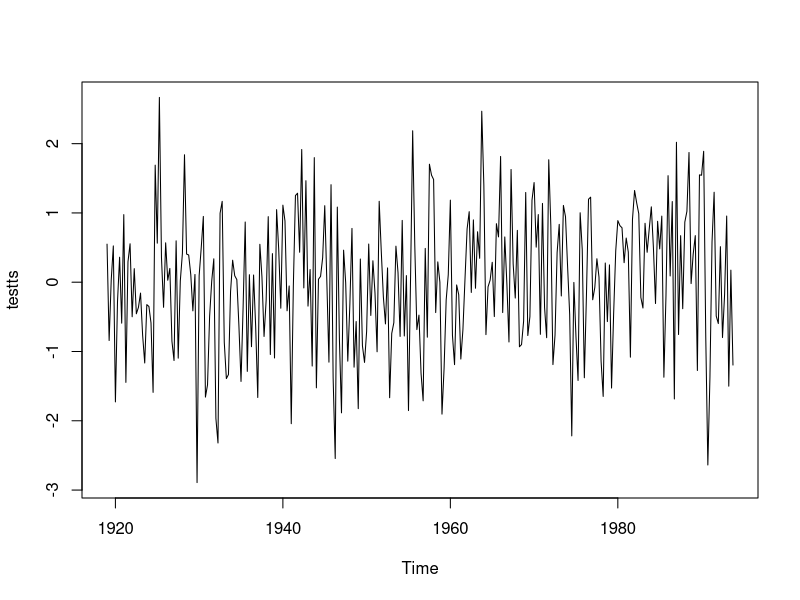
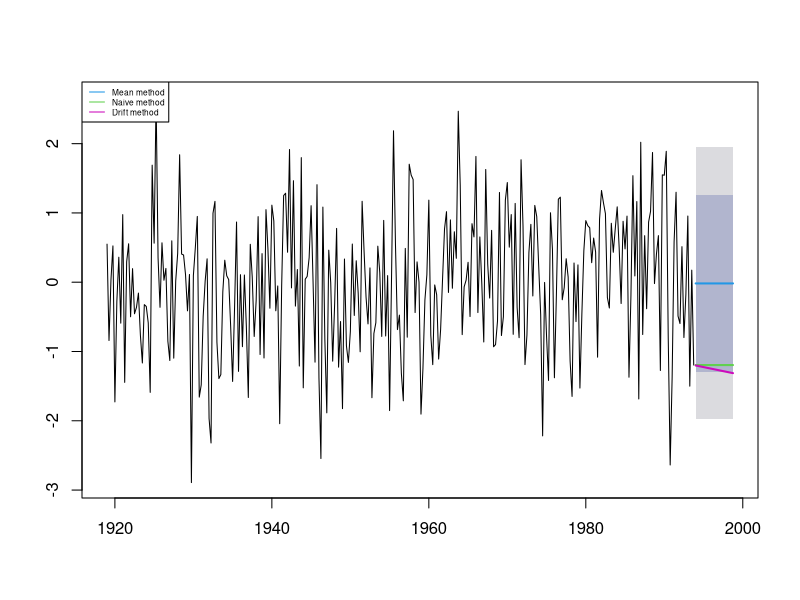

R code for these plots, in order:
set.seed(50)

testts <- ts(rnorm(300), start = c(1919,1), frequency = 4)

plot(testts)

library(forecast)

meanmodel <- meanf(testts, h = 20)
naivemodel <- naive(testts, h = 20)
driftmodel <- rwf(testts, h = 20, drift = T)

plot(meanmodel, main = "")
lines(naivemodel$mean, col = 123, lwd = 2)
lines(driftmodel$mean, col = 22, lwd = 2)
legend("topleft", lty = 1, cex = 0.5, col = c(4, 123, 22), legend = c("Mean method","Naive method","Drift method"))
